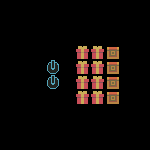

Below is a game level as drawn by its tile map, then a one-line description and the .tmx file that defines it, in full:
An orthogonal 10x10 tile map with 15x15 px tiles, 1 tile layer (Layer).

<map version="1.2" tiledversion="1.2.4" orientation="orthogonal" renderorder="right-down" width="10" height="10" tilewidth="15" tileheight="15" infinite="0" nextlayerid="13" nextobjectid="21">
 <tileset firstgid="1" source="tileset.tsx" />
 <layer id="7" name="Layer" width="10" height="10">
  <data encoding="csv">
0,0,0,0,0,0,0,0,0,0,
0,0,0,0,0,0,0,0,0,0,
0,0,0,0,0,0,0,0,0,0,
0,0,0,0,0,14,14,10,0,0,
0,0,0,6,0,14,14,10,0,0,
0,0,0,6,0,14,14,10,0,0,
0,0,0,0,0,14,14,10,0,0,
0,0,0,0,0,0,0,0,0,0,
0,0,0,0,0,0,0,0,0,0,
0,0,0,0,0,0,0,0,0,0
</data>
 </layer>
 <objectgroup id="12" name="Object Layer 1" />
</map>
